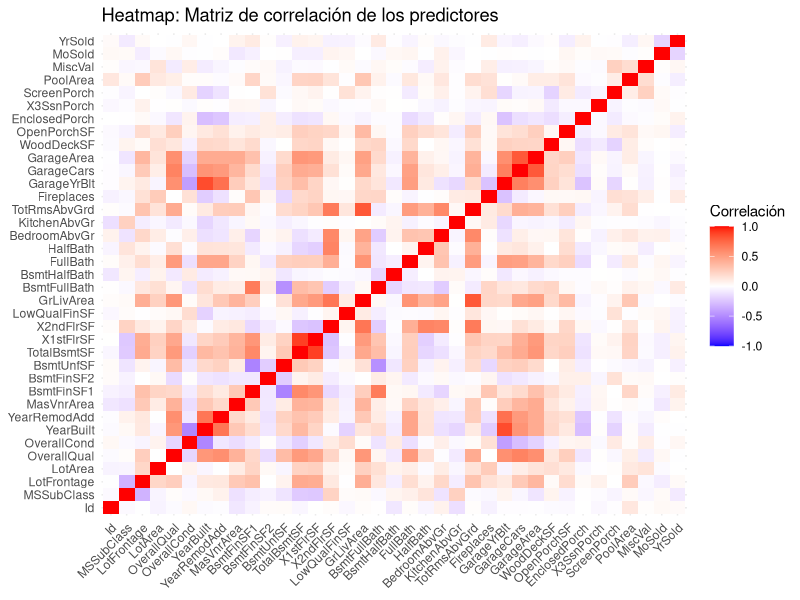

This figure's R source:
## ---- chunk 1
knitr::opts_chunk$set(echo = TRUE)
library(dplyr)
library(caret)
library(car)
library(reshape2)
library(ggplot2)
## ---- chunk 2
#train data ya tiene el 70 y test_data el 30%
train_data <- read.csv("../train_final.csv")
test_data <- read.csv("../test_final.csv")
## ---- chunk 3
train_data <- train_data %>% select(-Condition2, -RoofMatl, -Exterior2nd, -Electrical)
test_data <- test_data %>% select(-Condition2, -RoofMatl, -Exterior2nd, -Electrical)
## ---- chunk 4
pct_na <- sapply(train_data, function(x) mean(is.na(x))*100)
drop_cols <- names(pct_na[pct_na > 75])
train_data <- train_data %>% select(-all_of(drop_cols))
test_data  <- test_data  %>% select(-all_of(drop_cols))
## ---- chunk 5
breaks <- quantile(train_data$SalePrice, probs = c(0,1/3,2/3,1), na.rm=TRUE)
labels <- c("barata","estandar","cara")

train_data$CategoriaPrecio <- cut(train_data$SalePrice, breaks=breaks, labels=labels, include.lowest=TRUE)
test_data$CategoriaPrecio  <- cut(test_data$SalePrice,  breaks=breaks, labels=labels, include.lowest=TRUE)

## ---- chunk 6
# Para el conjunto de entrenamiento
train_data <- train_data %>%
  mutate(
    Cara = ifelse(CategoriaPrecio == "cara", 1, 0),
    Estandar = ifelse(CategoriaPrecio == "estandar", 1, 0),
    Economica = ifelse(CategoriaPrecio == "barata", 1, 0)
  )

# Para el conjunto de prueba
test_data <- test_data %>%
  mutate(
    Cara = ifelse(CategoriaPrecio == "cara", 1, 0),
    Estandar = ifelse(CategoriaPrecio == "estandar", 1, 0),
    Economica = ifelse(CategoriaPrecio == "barata", 1, 0)
  )
## ---- chunk 7
# 1. Selección de variables numéricas
numeric_cols <- train_data %>% select(where(is.numeric)) %>% names()

# 2. Selección de variables categóricas
all_cat <- train_data %>% select(where(~!is.numeric(.))) %>% names()
valid_cat <- all_cat[
  sapply(all_cat, function(col) {
    n_distinct(train_data[[col]]) > 1 && n_distinct(test_data[[col]]) > 1
  })
]

# 3. Imputación de valores perdidos en variables numéricas usando la mediana
preNum <- preProcess(train_data[numeric_cols], method = "medianImpute")
train_data[numeric_cols] <- predict(preNum, train_data[numeric_cols])
test_data[numeric_cols]  <- predict(preNum, test_data[numeric_cols])

# 4. Codificación (one-hot encoding) de variables categóricas
encoder <- dummyVars(~ ., data = train_data[valid_cat], fullRank = TRUE)
train_cat <- predict(encoder, train_data[valid_cat]) %>% as.data.frame()
test_cat  <- predict(encoder, test_data[valid_cat]) %>% as.data.frame()

# 5. Asegurarse que las columnas codificadas en el conjunto de prueba sean idénticas a las del entrenamiento
missing <- setdiff(names(train_cat), names(test_cat))
if(length(missing) > 0){
  test_cat[missing] <- 0
  test_cat <- test_cat[names(train_cat)]
}

# 6. Unir las variables numéricas procesadas, las variables dummy y la variable respuesta
train_encoded <- bind_cols(train_data[numeric_cols], train_cat, 
                           CategoriaPrecio = train_data$CategoriaPrecio)
test_encoded  <- bind_cols(test_data[numeric_cols],  test_cat,  
                           CategoriaPrecio = test_data$CategoriaPrecio)

## ---- chunk 8
# Fijamos la semilla para que la selección (y validación) sea reproducible
set.seed(1234)

# Preparamos el dataset para el modelado:
# Eliminamos variables que no queremos usar como predictoras:
# - SalePrice: la variable original numérica a partir de la cual se creó la variable objetivo.
# - CategoriaPrecio: la categorización original.
# - Estandar y Economica: las otras dos variables dicotómicas que derivamos.
# Así, nos quedamos con las variables predictoras y el target "Cara".
model_data <- train_data %>% select(-SalePrice, -CategoriaPrecio, -Estandar, -Economica)

# Eliminamos las filas que contienen valores perdidos
model_data <- na.omit(model_data)

# Configuramos la validación cruzada con 10 folds:
train_control <- trainControl(method = "cv", number = 10)

# Entrenamos el modelo de regresión logística usando caret.
# Se utiliza la familia binomial para indicar que se trata de un modelo logístico.
logistic_model <- train(as.factor(Cara) ~ ., 
                        data = model_data, 
                        method = "glm", 
                        family = "binomial", 
                        trControl = train_control)

# Mostramos el resumen del modelo
print(logistic_model)


## ---- chunk 9
# Ajustar un modelo de regresión logística usando el dataset 'model_data'
full_model <- glm(as.factor(Cara) ~ ., data = model_data, family = "binomial")

summary(full_model)
## ---- chunk 10
# Extraer los nombres de los coeficientes del modelo original
coef_names <- names(coef(full_model))

# Identificar los coeficientes que NO están en la matriz de alias
aliased <- alias(full_model)$Complete
non_alias <- coef_names[!coef_names %in% rownames(aliased)]

# Excluir el intercepto
predictors_non_alias <- non_alias[non_alias != "(Intercept)"]

print("Predictors no aliasados:")
print(predictors_non_alias)
## ---- chunk 11
# 1. Asegurarse de que 'predictors_non_alias' solo contenga los predictores que efectivamente están en model_data
available_predictors <- predictors_non_alias[predictors_non_alias %in% names(model_data)]
print("Predictores disponibles en model_data:")
print(available_predictors)

# 2. Envolver cada predictor disponible en backticks para que la fórmula sea sintácticamente válida
available_predictors_backticks <- paste0("`", available_predictors, "`")

# 3. Construir la fórmula utilizando únicamente los predictores disponibles
fmla_non_alias <- as.formula(paste("as.factor(Cara) ~", 
                                   paste(available_predictors_backticks, collapse = " + ")))
print("Fórmula del modelo sin predictores aliasados y con variables disponibles:")
print(fmla_non_alias)

# 4. Ajustar el modelo usando la fórmula corregida
full_model_non_alias <- glm(fmla_non_alias, data = model_data, family = "binomial")

# 5. Mostrar el resumen del nuevo modelo
summary(full_model_non_alias)


## ---- chunk 12
# 1. Identificar los coeficientes aliasados (colineales) del modelo original
aliased <- alias(full_model)$Complete
print("Variables colineales (alias):")
print(aliased)

# 2. Extraer los nombres de los coeficientes del modelo original
coef_names <- names(coef(full_model))

# Identificar los coeficientes que NO están en la matriz de alias, es decir, que se pueden estimar
non_alias <- coef_names[!coef_names %in% rownames(aliased)]
print("Coeficientes no aliasados:")
print(non_alias)

# 3. Filtrar predictors_non_alias para obtener únicamente aquellos presentes en model_data
available_predictors <- predictors_non_alias[predictors_non_alias %in% names(model_data)]
print("Predictors no alias presentes en model_data:")
print(available_predictors)

# 4. Construir la fórmula usando únicamente los predictores disponibles (envolviéndolos en backticks)
available_predictors_backticks <- paste0("`", available_predictors, "`")
fmla_non_alias <- as.formula(paste("as.factor(Cara) ~", 
                                   paste(available_predictors_backticks, collapse = " + ")))
print("Fórmula del modelo sin predictores aliasados y solo con variables disponibles:")
print(fmla_non_alias)

# 5. Ajustar el nuevo modelo con la fórmula corregida
full_model_non_alias <- glm(fmla_non_alias, data = model_data, family = "binomial")

# 6. Calcular el VIF para el nuevo modelo utilizando la librería car
vif_values <- vif(full_model_non_alias)
print("Valores VIF para el modelo sin coeficientes aliasados:")
print(vif_values)

## ---- chunk 13
# Seleccionar únicamente las variables predictoras numéricas eliminando la variable respuesta "Cara"
predictors_numeric <- model_data %>% 
  select(-Cara) %>% 
  select(where(is.numeric))

# Calcular la matriz de correlación utilizando complete.obs
corr_matrix <- cor(predictors_numeric, use = "complete.obs")
print("Matriz de correlación (redondeada):")
print(round(corr_matrix, 2))
## ---- chunk 14


# Convertir la matriz de correlación en formato largo para facilitar la graficación
melted_corr <- melt(corr_matrix)

# Graficar la matriz de correlación utilizando un heatmap
ggplot(data = melted_corr, aes(x = Var1, y = Var2, fill = value)) +
  geom_tile() +
  scale_fill_gradient2(low = "blue", mid = "white", high = "red", 
                       midpoint = 0, limit = c(-1, 1), name = "Correlación") +
  theme_minimal() +
  theme(axis.text.x = element_text(angle = 45, vjust = 1, hjust = 1),
        axis.title = element_blank()) +
  labs(title = "Heatmap: Matriz de correlación de los predictores")
## ---- chunk 15
# Predecir las probabilidades para el conjunto de prueba usando el modelo ajustado (full_model_non_alias)
pred_probs <- predict(full_model_non_alias, newdata = test_data, type = "response")

# Convertir las probabilidades en clases (usamos un umbral de 0.5)
pred_class <- ifelse(pred_probs >= 0.5, 1, 0)

# Asegurarse que tanto las predicciones como la variable real de respuesta sean factores
pred_class <- as.factor(pred_class)
actual_class <- as.factor(test_data$Cara)

conf_mat <- confusionMatrix(pred_class, actual_class)
print(conf_mat)

